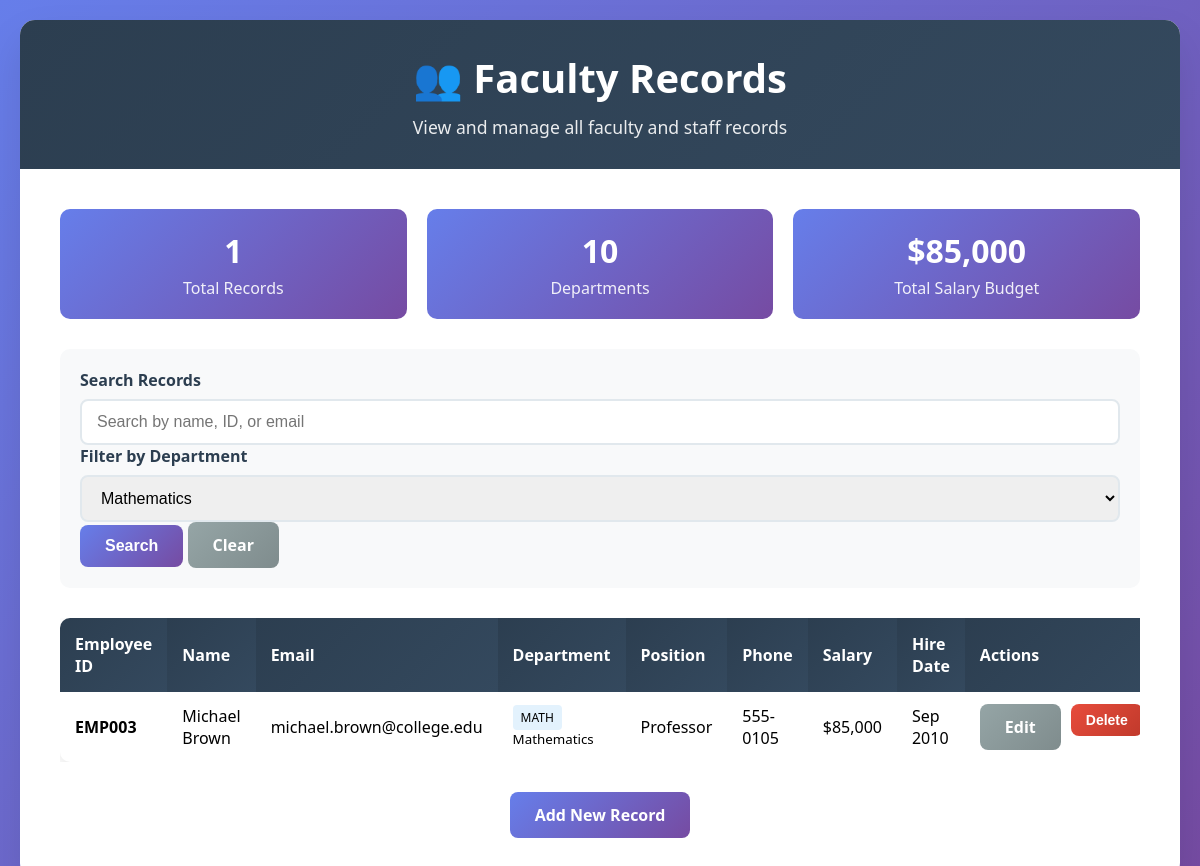
/view_records.php?department=2, run on the app's committed database.
### tables this page shows
CREATE TABLE IF NOT EXISTS faculty_records (
    id INT AUTO_INCREMENT PRIMARY KEY,
    employee_id VARCHAR(20) UNIQUE NOT NULL,
    first_name VARCHAR(50) NOT NULL,
    last_name VARCHAR(50) NOT NULL,
    email VARCHAR(100) UNIQUE NOT NULL,
    phone VARCHAR(20) NOT NULL,
    date_of_birth DATE NOT NULL,
    hire_date DATE NOT NULL,
    position VARCHAR(100) NOT NULL,
    department_id INT NOT NULL,
    salary DECIMAL(10,2) NOT NULL,
    qualification VARCHAR(200) NOT NULL,
    address TEXT NOT NULL,
    emergency_contact VARCHAR(100) NOT NULL,
    emergency_phone VARCHAR(20) NOT NULL,
    created_at TIMESTAMP DEFAULT CURRENT_TIMESTAMP,
    updated_at TIMESTAMP DEFAULT CURRENT_TIMESTAMP ON UPDATE CURRENT_TIMESTAMP,
    FOREIGN KEY (department_id) REFERENCES departments(dept_id)
);

CREATE TABLE IF NOT EXISTS departments (
    dept_id INT AUTO_INCREMENT PRIMARY KEY,
    dept_name VARCHAR(100) NOT NULL,
    dept_code VARCHAR(10) UNIQUE NOT NULL,
    created_at TIMESTAMP DEFAULT CURRENT_TIMESTAMP
);

### view_records.php (the view, shortened to what this page needs)
<?php
$search = $_GET['search'] ?? '';
$department = $_GET['department'] ?? '';
function getDepartments($pdo) {
    try {
        $stmt = $pdo->query("SELECT dept_id, dept_name, dept_code FROM departments ORDER BY dept_name");
        return $stmt->fetchAll(PDO::FETCH_ASSOC);
    } catch(PDOException $e) {
        return [];
    }
}
function getFacultyRecords($pdo, $search = '', $department = '') {
    try {
        $sql = "SELECT fr.*, d.dept_name, d.dept_code
                FROM faculty_records fr
                JOIN departments d ON fr.department_id = d.dept_id
                WHERE 1=1";
        $params = [];
        if (!empty($department)) {
            $sql .= " AND fr.department_id = ?";
            $params[] = $department;
        }
        $sql .= " ORDER BY fr.last_name, fr.first_name";
        $stmt = $pdo->prepare($sql);
        $stmt->execute($params);
        return $stmt->fetchAll(PDO::FETCH_ASSOC);
    } catch(PDOException $e) {
        return [];
    }
}
$pdo = getDBConnection();
$departments = getDepartments($pdo);
$records = getFacultyRecords($pdo, $search, $department);
?>
<!DOCTYPE html>
<html lang="en">
<head>
</head>
<body>
    <div class="container">
        <div class="header">
            <h1>👥 Faculty Records</h1>
            <p>View and manage all faculty and staff records</p>
        </div>
        <div class="content">
            <div class="stats">
                <div class="stat-card">
                    <h3><?php echo count($records); ?></h3>
                    <p>Total Records</p>
                </div>
                <div class="stat-card">
                    <h3><?php echo count($departments); ?></h3>
                    <p>Departments</p>
                </div>
                <div class="stat-card">
                    <h3>$<?php echo number_format(array_sum(array_column($records, 'salary'))); ?></h3>
                    <p>Total Salary Budget</p>
                </div>
            </div>
            <div class="search-filters">
                <form method="GET" action="">
                    <div class="form-group">
                        <label for="search">Search Records</label>
                        <input type="text" id="search" name="search"
                               value="<?php echo htmlspecialchars($search); ?>"
                               placeholder="Search by name, ID, or email">
                    </div>
                    <div class="form-group">
                        <label for="department">Filter by Department</label>
                        <select id="department" name="department">
                            <?php foreach ($departments as $dept): ?>
                                <option value="<?php echo $dept['dept_id']; ?>"
                                        <?php echo $department == $dept['dept_id'] ? 'selected' : ''; ?>>
                                    <?php echo htmlspecialchars($dept['dept_name']); ?>
                                </option>
                            <?php endforeach; ?>
                        </select>
                    </div>
                    <div class="form-group">
                        <button type="submit" class="btn">Search</button>
                        <a href="view_records.php" class="btn btn-secondary">Clear</a>
                    </div>
                </form>
            </div>
            <?php if (empty($records)): ?>
                <div class="no-records">
                    <h3>No records found</h3>
                    <p>Try adjusting your search criteria or add new records.</p>
                    <a href="index.php" class="btn">Add New Record</a>
                </div>
            <?php else: ?>
                <div style="overflow-x: auto;">
                    <table class="records-table">
                        <thead>
                            <tr>
                                <th>Employee ID</th>
                                <th>Name</th>
                                <th>Email</th>
                                <th>Department</th>
                                <th>Position</th>
                                <th>Phone</th>
                                <th>Salary</th>
                                <th>Hire Date</th>
                                <th>Actions</th>
                            </tr>
                        </thead>
                        <tbody>
                            <?php foreach ($records as $record): ?>
                                <tr>
                                    <td><strong><?php echo htmlspecialchars($record['employee_id']); ?></strong></td>
                                    <td>
                                        <?php echo htmlspecialchars($record['first_name'] . ' ' . $record['last_name']); ?>
                                    </td>
                                    <td><?php echo htmlspecialchars($record['email']); ?></td>
                                    <td>
                                        <span style="background: #e3f2fd; padding: 4px 8px; border-radius: 4px; font-size: 12px;">
                                            <?php echo htmlspecialchars($record['dept_code']); ?>
                                        </span>
                                        <br>
                                        <small><?php echo htmlspecialchars($record['dept_name']); ?></small>
                                    </td>
                                    <td><?php echo htmlspecialchars($record['position']); ?></td>
                                    <td><?php echo htmlspecialchars($record['phone']); ?></td>
                                    <td>$<?php echo number_format($record['salary']); ?></td>
                                    <td><?php echo date('M Y', strtotime($record['hire_date'])); ?></td>
                                    <td>
                                        <div class="actions">
                                            <a href="edit_record.php?id=<?php echo $record['id']; ?>"
                                               class="btn btn-secondary">Edit</a>
                                            <form method="POST" action="" style="display: inline;"
                                                  onsubmit="return confirm('Are you sure you want to delete this record?');">
                                                <button type="submit" class="btn btn-danger">Delete</button>
                                            </form>
                                        </div>
                                    </td>
                                </tr>
                            <?php endforeach; ?>
                        </tbody>
                    </table>
                </div>
            <?php endif; ?>
            <div style="text-align: center; margin-top: 30px;">
                <a href="index.php" class="btn">Add New Record</a>
            </div>
        </div>
    </div>
</body>
</html>

### view_records.php (style rules this page uses)
* { margin: 0; padding: 0; box-sizing: border-box; }
body { font-family: 'Segoe UI', Tahoma, Geneva, Verdana, sans-serif; background: linear-gradient(135deg, #667eea 0%, #764ba2 100%); min-height: 100vh; padding: 20px; }
.container { max-width: 1400px; margin: 0 auto; background: white; border-radius: 15px; box-shadow: 0 20px 40px rgba(0,0,0,0.1); overflow: hidden; }
.header { background: linear-gradient(135deg, #2c3e50 0%, #34495e 100%); color: white; padding: 30px; text-align: center; }
.header h1 { font-size: 2.5em; margin-bottom: 10px; }
.header p { font-size: 1.1em; opacity: 0.9; }
.content { padding: 40px; }
.search-filters { background: #f8f9fa; padding: 20px; border-radius: 10px; margin-bottom: 30px; display: grid; grid-template-columns: repeat(auto-fit, minmax(250px, 1fr)); gap: 20px; align-items: end; }
.form-group { margin-bottom: 0; }
.form-group label { display: block; margin-bottom: 8px; font-weight: 600; color: #2c3e50; }
.form-group input, .form-group select { width: 100%; padding: 12px 15px; border: 2px solid #e1e8ed; border-radius: 8px; font-size: 16px; }
.btn { background: linear-gradient(135deg, #667eea 0%, #764ba2 100%); color: white; padding: 12px 25px; border: none; border-radius: 8px; font-size: 16px; font-weight: 600; cursor: pointer; text-decoration: none; display: inline-block; transition: transform 0.2s ease; }
.btn-secondary { background: linear-gradient(135deg, #95a5a6 0%, #7f8c8d 100%); }
.btn-danger { background: linear-gradient(135deg, #e74c3c 0%, #c0392b 100%); padding: 8px 15px; font-size: 14px; }
.records-table { width: 100%; border-collapse: collapse; background: white; border-radius: 10px; overflow: hidden; box-shadow: 0 5px 15px rgba(0,0,0,0.1); }
.records-table th { background: linear-gradient(135deg, #2c3e50 0%, #34495e 100%); color: white; padding: 15px; text-align: left; font-weight: 600; }
.records-table td { padding: 12px 15px; border-bottom: 1px solid #e1e8ed; }
.records-table tr:last-child td { border-bottom: none; }
.actions { display: flex; gap: 10px; }
.stats { display: grid; grid-template-columns: repeat(auto-fit, minmax(200px, 1fr)); gap: 20px; margin-bottom: 30px; }
.stat-card { background: linear-gradient(135deg, #667eea 0%, #764ba2 100%); color: white; padding: 20px; border-radius: 10px; text-align: center; }
.stat-card h3 { font-size: 2em; margin-bottom: 5px; }
.stat-card p { opacity: 0.9; }

### data on the page
faculty_records: employee "EMP003", first_name+last_name "Michael Brown", email "michael.brown@college.edu", department.dept_code "MATH", department.dept_name "Mathematics", position "Professor", phone "555-0105", salary "85,000", hire_date "Sep 2010"

### other printed values
count($records) "1"
count($departments) "10"
array_sum(array_column($records, 'salary')) "85,000"
form field department "Mathematics"
